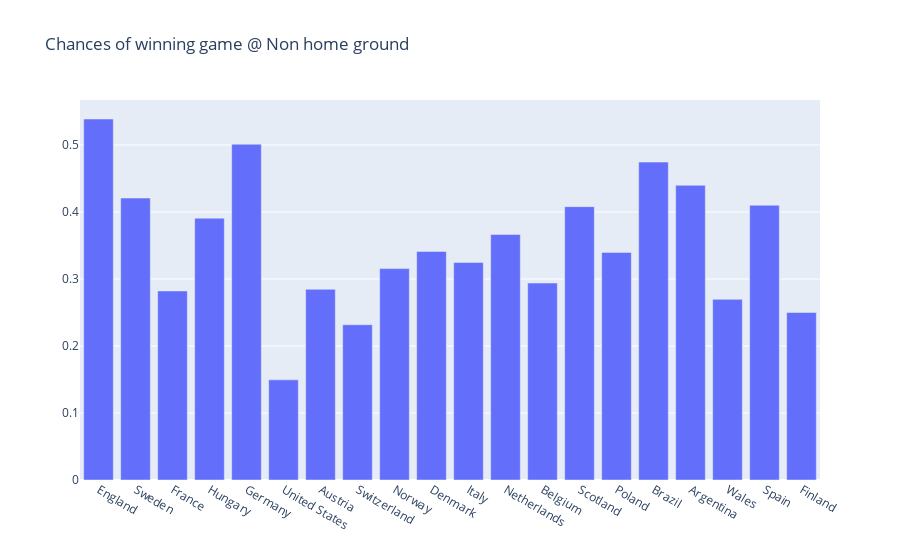

Source (notebook cell):
### Markdown cell above
### Conclusion 2:

Based on the analysis it seems like 
- Brazil is doing a good game being 0.732955 of winning @ home grounds
- followed by Spain who stand at ~70% of winning @ home ground
- Later trail followed by Italy at ~66%, England ~64%, Germany ~62%


### Focusing on number of Goals hit by teams

- There is a pattern on the number of games played by each team and win.
- Focusing on number of golas hit by these teams would give more patterns

### Code cell
# How are the teams doing in away groounds ?
# win_at_away['away_team'].value_counts().head(n = 10)

fig = go.Figure(data=[
    go.Bar(name='games', x=new_df.index, y=new_df['win_away']/new_df['games'] )])

# Change the bar mode
fig.update_layout(title = 'Chances of winning game @ Non home ground')

fig.show()

new_df['win_away']/new_df['games']

### Figure 1 — Plotly figure (JSON) as saved in the notebook; plotly's stock layout.template omitted (floating-point values rounded to 4 significant figures)
{"data": [{"name": "games", "type": "bar", "x": ["England", "Sweden", "France", "Hungary", "Germany", "United States", "Austria", "Switzerland", "Norway", "Denmark", "Italy", "Netherlands", "Belgium", "Scotland", "Poland", "Brazil", "Argentina", "Wales", "Spain", "Finland"], "y": [0.5388, 0.4208, 0.2822, 0.3908, 0.5012, 0.1495, 0.2847, 0.2317, 0.3155, 0.3411, 0.3246, 0.3665, 0.294, 0.408, 0.3397, 0.4744, 0.4399, 0.2696, 0.4101, 0.25]}], "layout": {"title": {"text": "Chances of winning game @ Non home ground"}}}
